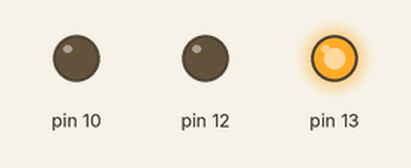
This sketch was run on a simulated Arduino Uno, built with avr-gcc and run on an emulated ATmega328P. Parts: output pins drawn as LEDs (lit = HIGH).

Above: at 2.5 s.
At 6.0 s:
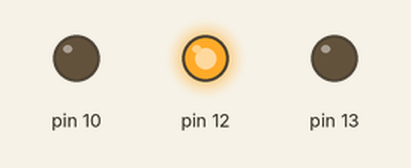
At 8.5 s:
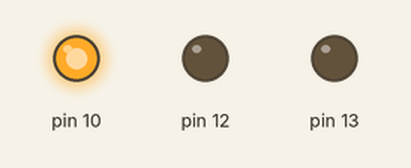
Timing chart, 0 to 13.0 s (numbered marks = the images above):
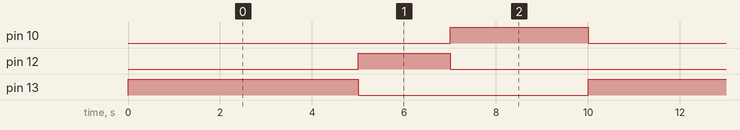

The sketch:

semaforo.ino
```cpp
void setup() {
  pinMode(13, OUTPUT);
  pinMode(12, OUTPUT);
  pinMode(10, OUTPUT);
}

void loop() {
  digitalWrite(13, HIGH);
  delay(5000);
  digitalWrite(13, LOW);
  digitalWrite(12, HIGH);
  delay(2000);
  digitalWrite(12, LOW);
  digitalWrite(10, HIGH);
  delay(3000);
  digitalWrite(10, LOW);
}
```

Measured:
- by itself, pin 10: alternates HIGH for 3.0 s and LOW for 7.0 s
- by itself, pin 12: alternates HIGH for 2.0 s and LOW for 8.0 s
- by itself, pin 13: alternates HIGH for 5.0 s and LOW for 5.0 s
